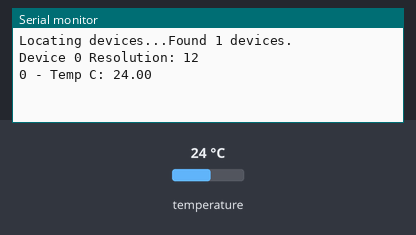
This sketch was run on a simulated Arduino Uno, built with avr-gcc and run on an emulated ATmega328P. Shown: the last lines printed to the serial monitor. Inputs (shaded band) come from the test bench; at power-on: temperature 24 °C.

Above: at 2.3 s.
2.4 s: temperature set to 12 °C
At 3.7 s:
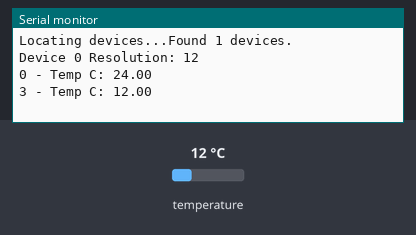
3.9 s: temperature set to 19 °C
At 5.2 s:
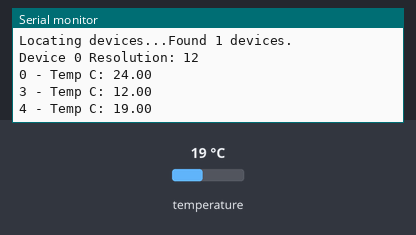

Measured:
- after the input at 2.4 s, the serial monitor: prints a new line after 0.69 s (image 1)
- after the input at 3.9 s, the serial monitor: prints a new line after 0.72 s (image 2)

The sketch:

DS18B20-test.ino
```cpp
/*
 * Test project to get the DS18B20 working. Based on one of the
 * examples in the DallasTemperature project.
 */
#include <OneWire.h>
#include <DallasTemperature.h>

// DS18B20 is connected to pin 2 of the Arduino
#define ONE_WIRE_BUS 2

// Setup a oneWire instance to communicate with OneWire devices
OneWire oneWire(ONE_WIRE_BUS);

// Setup a DallasTemperature object to communicate with OneWire.
DallasTemperature sensors(&oneWire);

// arrays to hold device address
DeviceAddress insideThermometer;

/*
 * Setup function. Here we do the basics
 */
void setup(void)
{
  Serial.begin(9600);

  // locate devices on the bus
  Serial.print("Locating devices...");
  sensors.begin();

  Serial.print("Found ");
  Serial.print(sensors.getDeviceCount(), DEC);
  Serial.println(" devices.");

  if (!sensors.getAddress(insideThermometer, 0)) {
    Serial.println("Unable to find address for Device 0");
    error(1);
  }

  sensors.setResolution(insideThermometer, 12);
  Serial.print("Device 0 Resolution: ");
  Serial.print(sensors.getResolution(insideThermometer), DEC);
  Serial.println();
}

/*
 * Main function. It will request the tempC from the sensors and display on Serial.
 */
void loop(void)
{
  float oldTemp = -1;

  while (true) {
    float newTemp = getTemperature();
    if(abs(oldTemp - newTemp) > 0.1) {
      oldTemp = newTemp;
      Serial.print(millis()/1000);
      Serial.print(" - Temp C: ");
      Serial.println(newTemp);
    }
  }
}

float getTemperature(){
    sensors.requestTemperatures();
    return sensors.getTempC(insideThermometer);
}

/*
 * Halts the program, blinks the LED on the
 * Arduino to indicate the error number.
 */
void error(int nr) {
  pinMode(13, OUTPUT);
  while (true){
    for(int i = 0; i < nr; i++) {
      digitalWrite(13, HIGH); delay(150);
      digitalWrite(13, LOW);  delay(150);
    }
    delay(1000);
  }
}
```
